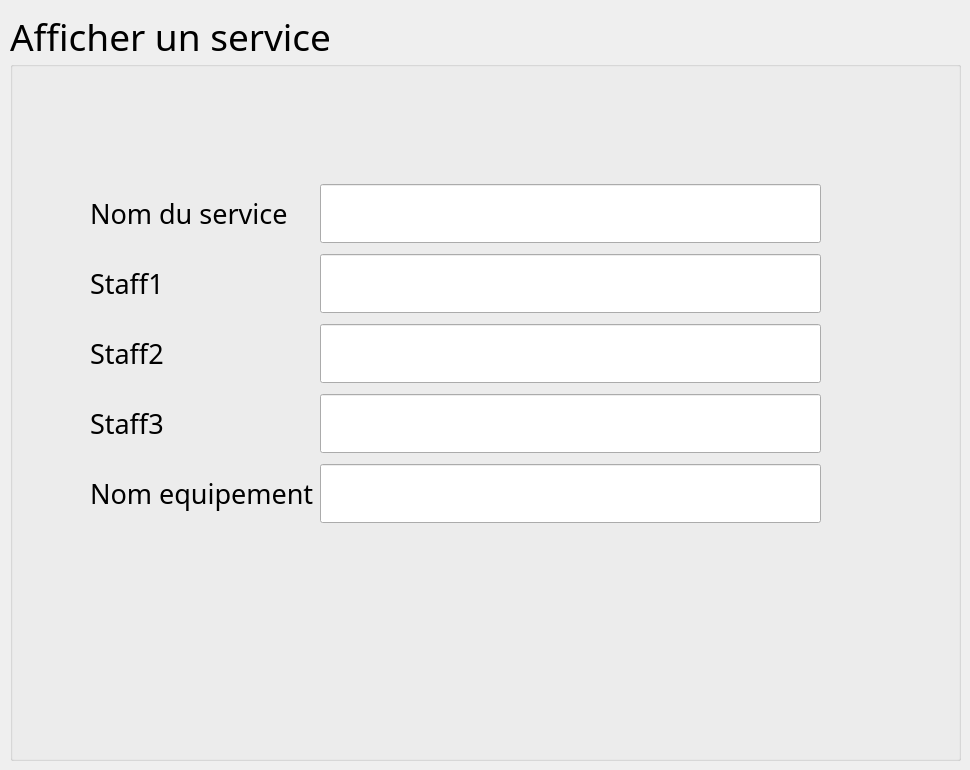
      <widget class="QWidget" name="AffichageService">
       <widget class="QGroupBox" name="groupBox_7">
        <property name="geometry">
         <rect>
          <x>10</x>
          <y>10</y>
          <width>951</width>
          <height>751</height>
         </rect>
        </property>
        <property name="font">
         <font>
          <family>Quicksand SemiBold</family>
          <pointsize>28</pointsize>
         </font>
        </property>
        <property name="title">
         <string>Afficher un service</string>
        </property>
        <widget class="QPushButton" name="pushButton_RetourAffService">
         <property name="geometry">
          <rect>
           <x>10</x>
           <y>710</y>
           <width>61</width>
           <height>31</height>
          </rect>
         </property>
         <property name="styleSheet">
          <string notr="true">#pushButton_RetourAffService{
background-color: transparent;
border-image: url(:/pics/pics/precedent.png);
background: none;
border: none;
background-repeat: none;
}</string>
         </property>
         <property name="text">
          <string/>
         </property>
        </widget>
        <widget class="QPushButton" name="pushButton_modifierServiceAff">
         <property name="geometry">
          <rect>
           <x>890</x>
           <y>690</y>
           <width>51</width>
           <height>51</height>
          </rect>
         </property>
         <property name="styleSheet">
          <string notr="true">#pushButton_modifierServiceAff{
background-color: transparent;
border-image: url(:/pics/pics/modifier.png);
background: none;
border: none;
background-repeat: none;
}</string>
         </property>
         <property name="text">
          <string/>
         </property>
        </widget>
        <widget class="QPushButton" name="pushButton_imprimerService">
         <property name="geometry">
          <rect>
           <x>890</x>
           <y>10</y>
           <width>41</width>
           <height>41</height>
          </rect>
         </property>
         <property name="styleSheet">
          <string notr="true">#pushButton_imprimerService{
background-color: transparent;
border-image: url(:/pics/pics/printSahar.png);
background: none;
border: none;
background-repeat: none;
}</string>
         </property>
         <property name="text">
          <string/>
         </property>
        </widget>
        <widget class="QWidget" name="layoutWidget">
         <property name="geometry">
          <rect>
           <x>80</x>
           <y>169</y>
           <width>731</width>
           <height>351</height>
          </rect>
         </property>
         <layout class="QGridLayout" name="gridLayout_12">
          <item row="0" column="0">
           <widget class="QLabel" name="nom_service_4">
            <property name="font">
             <font>
              <family>Quicksand SemiBold</family>
              <pointsize>20</pointsize>
             </font>
            </property>
            <property name="text">
             <string>Nom du service</string>
            </property>
           </widget>
          </item>
          <item row="0" column="1">
           <widget class="QLineEdit" name="lineEdit_AffNomService">
            <property name="readOnly">
             <bool>true</bool>
            </property>
           </widget>
          </item>
          <item row="1" column="0">
           <widget class="QLabel" name="staff1_4">
            <property name="font">
             <font>
              <family>Quicksand SemiBold</family>
              <pointsize>20</pointsize>
             </font>
            </property>
            <property name="text">
             <string>Staff1</string>
            </property>
           </widget>
          </item>
          <item row="1" column="1">
           <widget class="QLineEdit" name="lineEdit_AffStaff1">
            <property name="readOnly">
             <bool>true</bool>
            </property>
           </widget>
          </item>
          <item row="2" column="0">
           <widget class="QLabel" name="staff2_4">
            <property name="font">
             <font>
              <family>Quicksand SemiBold</family>
              <pointsize>20</pointsize>
             </font>
            </property>
            <property name="text">
             <string>Staff2</string>
            </property>
           </widget>
          </item>
          <item row="2" column="1">
           <widget class="QLineEdit" name="lineEdit_AffStaff2">
            <property name="readOnly">
             <bool>true</bool>
            </property>
           </widget>
          </item>
          <item row="3" column="0">
           <widget class="QLabel" name="staff3_4">
            <property name="font">
             <font>
              <family>Quicksand SemiBold</family>
              <pointsize>20</pointsize>
             </font>
            </property>
            <property name="text">
             <string>Staff3</string>
            </property>
           </widget>
          </item>
          <item row="3" column="1">
           <widget class="QLineEdit" name="lineEdit_AffStaff3">
            <property name="readOnly">
             <bool>true</bool>
            </property>
           </widget>
          </item>
          <item row="4" column="0">
           <widget class="QLabel" name="label_48">
            <property name="font">
             <font>
              <family>Quicksand SemiBold</family>
              <pointsize>20</pointsize>
             </font>
            </property>
            <property name="text">
             <string>Nom equipement</string>
            </property>
           </widget>
          </item>
          <item row="4" column="1">
           <widget class="QLineEdit" name="lineEdit_AffEquipement"/>
          </item>
         </layout>
        </widget>
       </widget>
      </widget>
